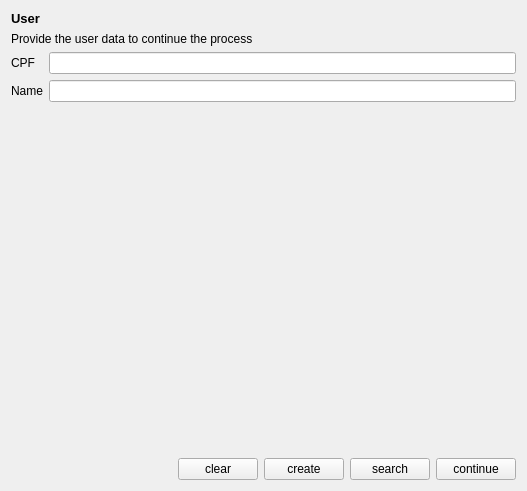
<?xml version="1.0" encoding="UTF-8"?>
<ui version="4.0">
 <class>UserForm</class>
 <widget class="QWidget" name="UserForm">
  <property name="geometry">
   <rect>
    <x>0</x>
    <y>0</y>
    <width>527</width>
    <height>491</height>
   </rect>
  </property>
  <property name="windowTitle">
   <string>Form</string>
  </property>
  <layout class="QVBoxLayout" name="verticalLayout">
   <item>
    <widget class="QLabel" name="label_3">
     <property name="font">
      <font>
       <pointsize>10</pointsize>
       <weight>75</weight>
       <bold>true</bold>
      </font>
     </property>
     <property name="text">
      <string>User</string>
     </property>
    </widget>
   </item>
   <item>
    <widget class="QLabel" name="label_4">
     <property name="text">
      <string>Provide the user data to continue the process</string>
     </property>
    </widget>
   </item>
   <item>
    <widget class="QWidget" name="widget" native="true">
     <layout class="QGridLayout" name="gridLayout">
      <property name="leftMargin">
       <number>0</number>
      </property>
      <property name="topMargin">
       <number>0</number>
      </property>
      <property name="rightMargin">
       <number>0</number>
      </property>
      <property name="bottomMargin">
       <number>0</number>
      </property>
      <item row="0" column="1">
       <widget class="QLineEdit" name="lineCpf"/>
      </item>
      <item row="1" column="1">
       <widget class="QLineEdit" name="lineName"/>
      </item>
      <item row="0" column="0">
       <widget class="QLabel" name="label_2">
        <property name="text">
         <string>CPF</string>
        </property>
       </widget>
      </item>
      <item row="1" column="0">
       <widget class="QLabel" name="labelName">
        <property name="text">
         <string>Name</string>
        </property>
       </widget>
      </item>
     </layout>
    </widget>
   </item>
   <item>
    <widget class="QLabel" name="labelMessage">
     <property name="text">
      <string/>
     </property>
    </widget>
   </item>
   <item>
    <spacer name="verticalSpacer">
     <property name="orientation">
      <enum>Qt::Vertical</enum>
     </property>
     <property name="sizeHint" stdset="0">
      <size>
       <width>20</width>
       <height>329</height>
      </size>
     </property>
    </spacer>
   </item>
   <item>
    <widget class="QWidget" name="widget_2" native="true">
     <layout class="QHBoxLayout" name="horizontalLayout">
      <property name="leftMargin">
       <number>0</number>
      </property>
      <property name="topMargin">
       <number>0</number>
      </property>
      <property name="rightMargin">
       <number>0</number>
      </property>
      <property name="bottomMargin">
       <number>0</number>
      </property>
      <item>
       <spacer name="horizontalSpacer">
        <property name="orientation">
         <enum>Qt::Horizontal</enum>
        </property>
        <property name="sizeHint" stdset="0">
         <size>
          <width>40</width>
          <height>20</height>
         </size>
        </property>
       </spacer>
      </item>
      <item>
       <widget class="QPushButton" name="btnClear">
        <property name="text">
         <string>clear</string>
        </property>
       </widget>
      </item>
      <item>
       <widget class="QPushButton" name="btnCreate">
        <property name="text">
         <string>create</string>
        </property>
       </widget>
      </item>
      <item>
       <widget class="QPushButton" name="btnSearch">
        <property name="text">
         <string>search</string>
        </property>
       </widget>
      </item>
      <item>
       <widget class="QPushButton" name="btnContinue">
        <property name="text">
         <string>continue</string>
        </property>
       </widget>
      </item>
     </layout>
    </widget>
   </item>
  </layout>
 </widget>
 <tabstops>
  <tabstop>lineCpf</tabstop>
  <tabstop>lineName</tabstop>
  <tabstop>btnContinue</tabstop>
  <tabstop>btnSearch</tabstop>
  <tabstop>btnCreate</tabstop>
  <tabstop>btnClear</tabstop>
 </tabstops>
 <resources/>
 <connections/>
</ui>
